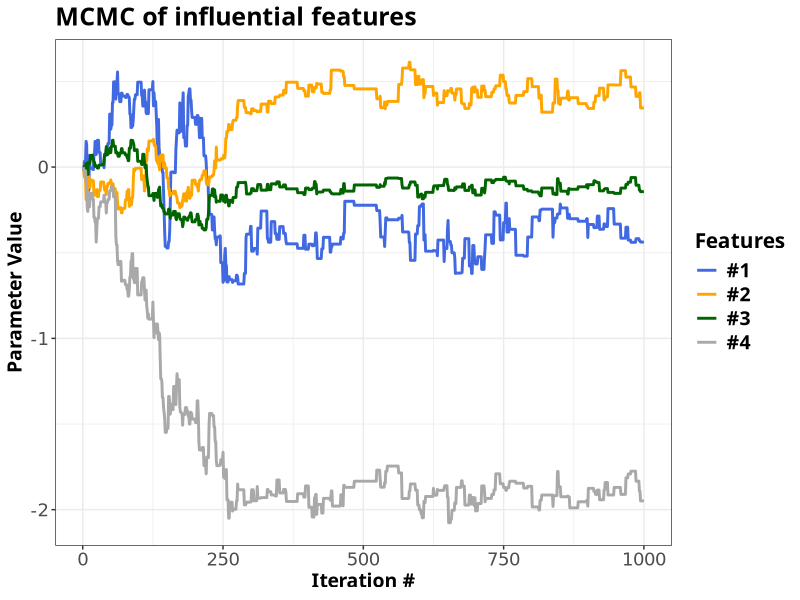

This figure's R source:
# Poisson Regression

#--------------------------------------------------------------#
# Libraries
#--------------------------------------------------------------#

library(ggplot2)
library(mvtnorm)

set.seed(12345)

## ggplot2 common theme
dejavu_layer <- list(
  theme_bw(),
  theme(
    text = element_text(family = "Bitter",
                        face = "bold",
                        size = 14),
    title = element_text(size = 15),
    legend.text = element_text(size = 14),
    axis.text = element_text(size = 13,
                             family = "DejaVuSans",
                             face = "plain"),
    axis.title = element_text(size = 14)
  )
)

data <- read.table("eBayNumberOfBidderData.dat", header = TRUE)
names(data)[1] <- "target"
X <- as.matrix(data[, -1])
y <- as.matrix(data[, 1])

# Bayesian analysis of the Poisson regression

# Prior: beta ~ N(0, 100*inv((t(X)*X))), where X is the n x p covariate matrix

Sigma <- 100 * solve(t(X) %*% X)
mean = rep(0, 9)
betas_init = rep(0, 9)

# Posterior is assumed multivariate normal: N(beta_mode, inv(J_x(beta_mode))))

# LogPosterior:
logPost <- function(betas, mean, Sigma, X, y){
  logPrior <- dmvnorm(x = betas, mean = mean, sigma = Sigma, log = TRUE)
  # unknown parameters in regression are betas.
  # This is why we write prior for them
  linPred <- X %*% betas
  logLik <- sum(linPred * y - exp(linPred)) #LogLik for the Poisson Model
  return(logPrior + logLik)
}

# Minimize the logLikelihood of the posterior
mode_optim <- optim(betas_init,
                    logPost,
                    gr = NULL,
                    mean, Sigma, X, y,
                    method = c("BFGS"),
                    control = list(fnscale = -1),
                    hessian=TRUE)

# Name the coefficient by covariates
names(mode_optim$par) <- names(as.data.frame(X))

# Compute approximate standard deviations.
approxPostStd <- sqrt(diag(-solve(mode_optim$hessian)))
# Name the coefficient by covariates
names(approxPostStd) <- names(as.data.frame(X))

post_mean <- mode_optim$par
print('The posterior mode is')
print(post_mean)
print('The approximate posterior standard deviation is')
print(approxPostStd)
post_cov_mat <- -solve(mode_optim$hessian)
print('The posterior covariance matrix is')
print(post_cov_mat)

# Repeat the analysis using the Metropolis Hastings algorithm

N <- 1000
random_walk_metropolis <- function(logPost, c = 1){
  theta <- matrix(NA, ncol = 9, nrow = N)
  theta[1, ] <- rep(0, 9)
  accept_rate <- 1
  for (i in 2:N){
    proposed <- as.vector(rmvnorm(1, mean = theta[i-1, ],
                                  sigma = c*post_cov_mat))
    post_prev <-logPost(betas = theta[i-1, ], mean, Sigma, X, y)
    post_new <- logPost(betas = proposed, mean, Sigma, X, y)
    accept_pr <- min(1, exp(post_new - post_prev))
    u <- runif(1)
    if (u <= accept_pr){
      theta[i, ] <- proposed
      accept_rate <- accept_rate + 1
    }
    else{
      theta[i, ] <- theta[i-1, ]
    }
  }
  print("Acceptance rate is")
  print(accept_rate/N)
  return(theta)
}

theta <- random_walk_metropolis(logPost)

df_plot <- data.frame(x = 1:N, VerifyId = theta[, 3], Sealed = theta[, 4],
                      Logbook = theta[, 8], MinBidShare = theta[, 9])

plot <- ggplot(df_plot, aes(x = x)) +
  dejavu_layer +
  labs(title = "MCMC of influential features") +
  geom_line(aes(y = VerifyId, color = "1"), size = 1) +
  geom_line(aes(y = Sealed, color = "2"), size = 1) +
  geom_line(aes(y = Logbook, color = "3"), size = 1) +
  geom_line(aes(y = MinBidShare, color = "4"), size = 1) +
  xlab("Iteration #") + ylab("Parameter Value") +
  scale_color_manual(values = c("royalblue", "orange", "darkgreen", "darkgray"),
                     labels = c("#1", "#2", "#3", "#4"),
                     name = "Features")

print(plot)

#ggsave("MCMC.png", dpi = 400)

